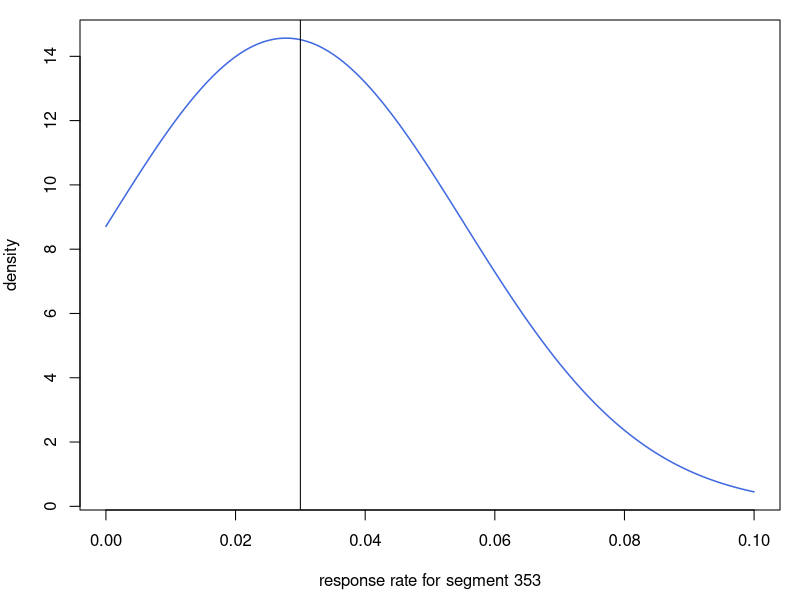
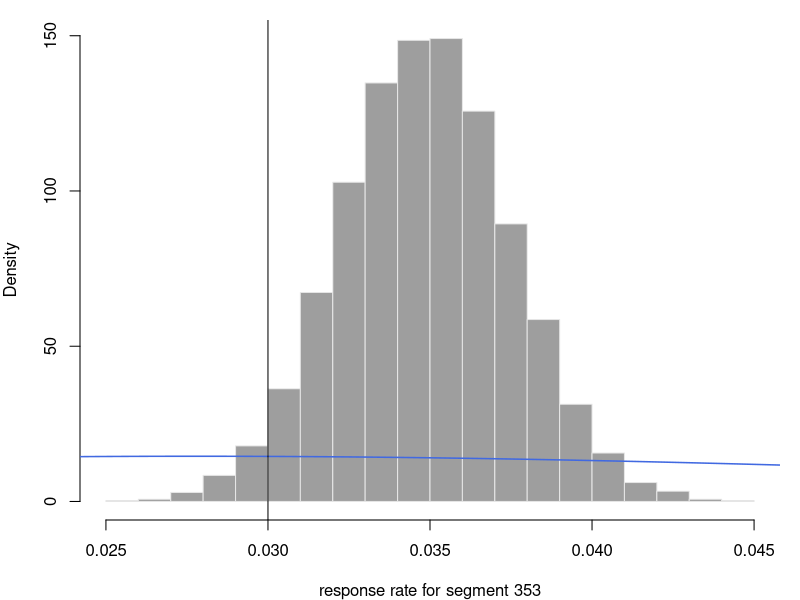

These charts were generated, in order, by the following R code:
c = 1.5
m = 50
brk = c/m


p_hat<-1/36
p_hat_se<-sqrt(p_hat*(1-p_hat)/36)

p_hat + c(-1,1)*2*p_hat_se


xx <- seq(0,.1,length=1000)

par(mai=c(.9,.8,.2,.2))
plot(xx, dnorm(xx, p_hat, p_hat_se), type="l", col="royalblue", lwd=1.5,
     xlab="response rate for segment 353", ylab="density")
abline(v=brk)



pnorm(brk,p_hat,p_hat_se)


data = c(rep(1, 175), rep(0, 5000-175))

#nonparametric bootstrap
B <- 10000
mub <- c()
for (b in 1:B){
  samp_b = sample.int(length(data), replace=TRUE)
  mub <- c(mub, mean(data[samp_b]))
}
sd(mub)

par(mai=c(.8,.8,.2,.2))
hist(mub, main="", xlab="response rate for segment 353",
     col=8, border="grey90", freq=FALSE)
lines(xx, dnorm(xx, p_hat, p_hat_se), col="royalblue", lwd=1.5)
abline(v=brk)

sum(mub<brk)/B
